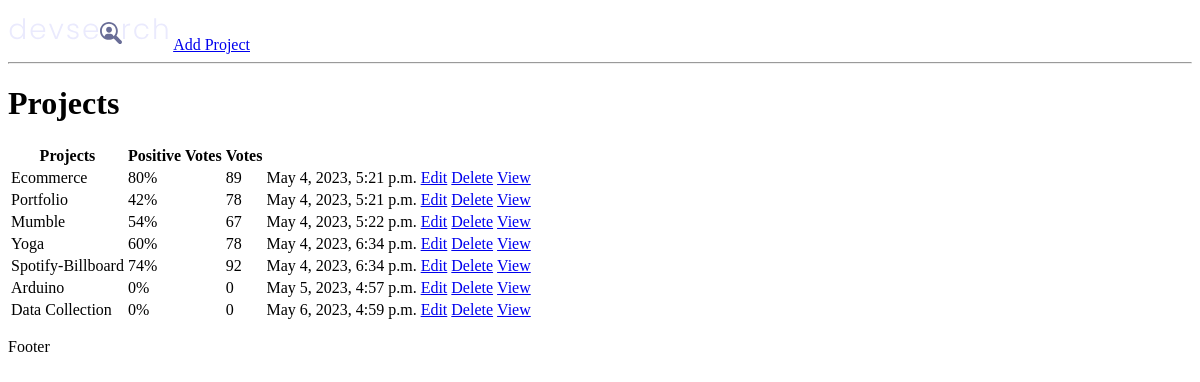
/, run on an earlier commit of the app's database.
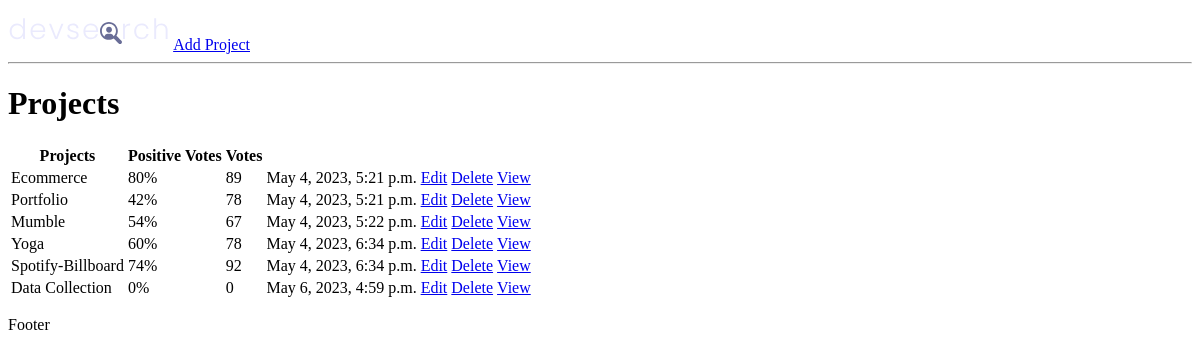
And on a later commit of the database.
### projects/models.py (models this page shows, shortened)
class Project(models.Model):
    title = models.CharField(max_length=200)
    description = models.TextField(null=True, blank=True)
    featured_image = models.ImageField(null=True, blank=True, default='default.jpg')
    demo_link = models.CharField(max_length=2000, null=True, blank=True)
    source_link = models.CharField(max_length=2000,null=True,blank=True)
    tags = models.ManyToManyField('Tag', blank=True)
    vote_total = models.IntegerField(default=0, null=True, blank=True)
    vote_ratio = models.IntegerField(default=0, null=True, blank=True)
    created = models.DateTimeField(auto_now_add=True)
    id = models.UUIDField(default=uuid.uuid4, unique=True, primary_key=True, editable=False)

### projects/views.py (the view)
# urls.py: path('', include('projects.urls'))
def projects(request):
    projects = Project.objects.all()
    context = {'projects': projects}
    return render(request, 'projects/projects.html', context)

### projects/templates/projects/projects.html (shortened to what this page needs)
<!DOCTYPE html>
<html lang="en">
<head>
</head>
<body>
{% extends 'main.html' %}
{% block content %}
    <h1>Projects</h1>
    <table>
        <tr>
            <th>Projects</th>
            <th>Positive Votes</th>
            <th>Votes</th>
            <th></th>
            <th></th>
        </tr>
        {% for project in projects %}
        <tr>
            <td>{{project.title}}</td>
            <td>{{project.vote_ratio}}%</td>
            <td>{{project.vote_total}}</td>
            <td>{{project.created}}</td>
            <td><a href="{% url 'update-project' project.id %}">Edit</a></td>
            <td><a href="{% url 'delete-project' project.id %}">Delete</a></td>
            <td><a href="{% url 'project' project.id %}">View</a></td>
        </tr>
        {% endfor %}
    </table>
{% endblock content %}

What changed in the data, as far as the page shows it:
removed Project: title "Arduino", vote_ratio "0", vote_total "0", created "May 5, 2023, 4:57 p.m."
